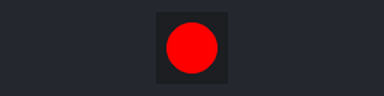
This sketch was run on a simulated Arduino Uno, built with avr-gcc and run on an emulated ATmega328P. On the bench: 1 RGB LEDs in strip order, left to right. Dim RGB values are drawn brighter than linear.

Above: at 0.1 s.
At 16.05 s:
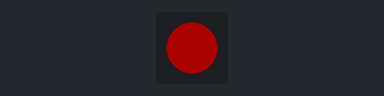
At 21.4 s:
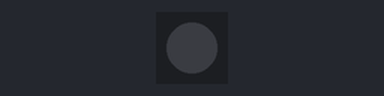
Timing chart, 0 to 37.4 s (numbered marks = the images above):
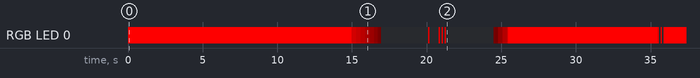

The sketch:

terminator_eye.ino
```cpp
#include <Adafruit_NeoPixel.h>

#define PIN            1
#define NUMPIXELS      1

Adafruit_NeoPixel pixels = Adafruit_NeoPixel(NUMPIXELS, PIN, NEO_GRB + NEO_KHZ800);

void setup() {
  pixels.begin(); // This initializes the NeoPixel library.
}

void loop() {
  pixels.setPixelColor(0, pixels.Color(250, 0, 0));
  pixels.show();
  delay(15000);

  fade_out();
  delay(3000);
  blink_light(1);
  delay(500);
  blink_light(3);
  delay(3000);
  fade_in();

  for (int i = 0; i < 3; i++){
    pixels.setPixelColor(0, pixels.Color(250, 0, 0));
    pixels.show();
    delay(10000);
    blink_light(2);
  }


}

void fade_out() {
  float in, out;
  for (in = 6.283; in > 4.712; in = in - 0.001)
  {
    out = sin(in) * 127.5 + 127.5;
    pixels.setPixelColor(0, pixels.Color(out, 0, 0));
    pixels.show();
    delay(1);
  }
}

void fade_in() {
  float in, out;
  for (in = 4.712; in < 6.283; in = in + 0.002)
  {
    out = sin(in) * 127.5 + 127.5;
    pixels.setPixelColor(0, pixels.Color(out, 0, 0));
    pixels.show();
    delay(1);
  }
}

void blink_light(int reps) {
  for (int i = 0; i < reps; i++)
  {
    pixels.setPixelColor(0, pixels.Color(150, 0, 0));
    pixels.show();
    delay(100);
    pixels.setPixelColor(0, pixels.Color(0, 0, 0));
    pixels.show();
    delay(100);
  }
}
```

Measured:
- by itself, RGB LED 0: off → RGB(250, 0, 0) at 0.00 s, → RGB(127, 0, 0) 15.0 s later, → RGB(99, 0, 0) 0.30 s later, → RGB(72, 0, 0) 0.30 s later, … (30 changes in this stretch)
